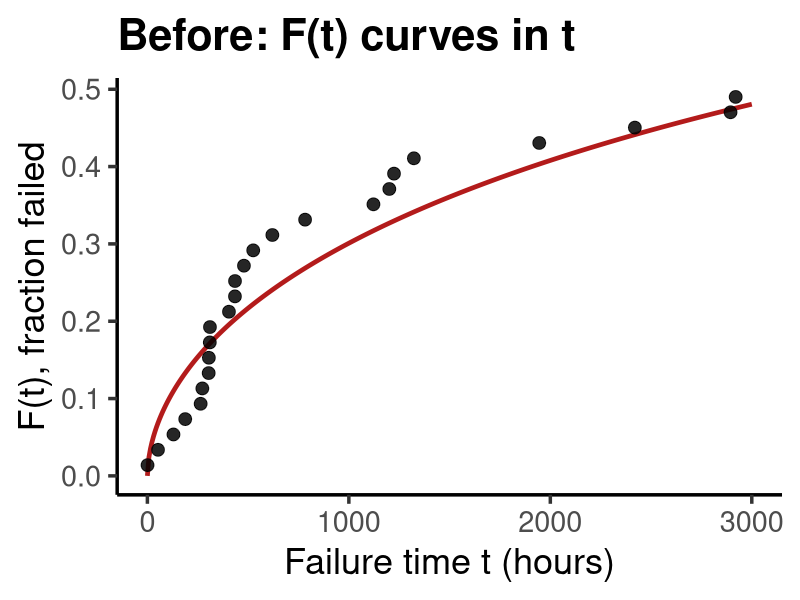
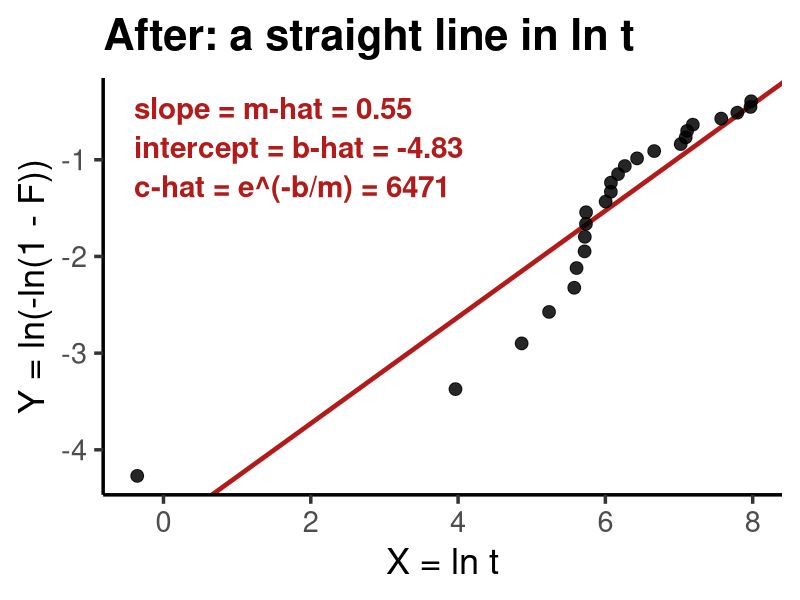
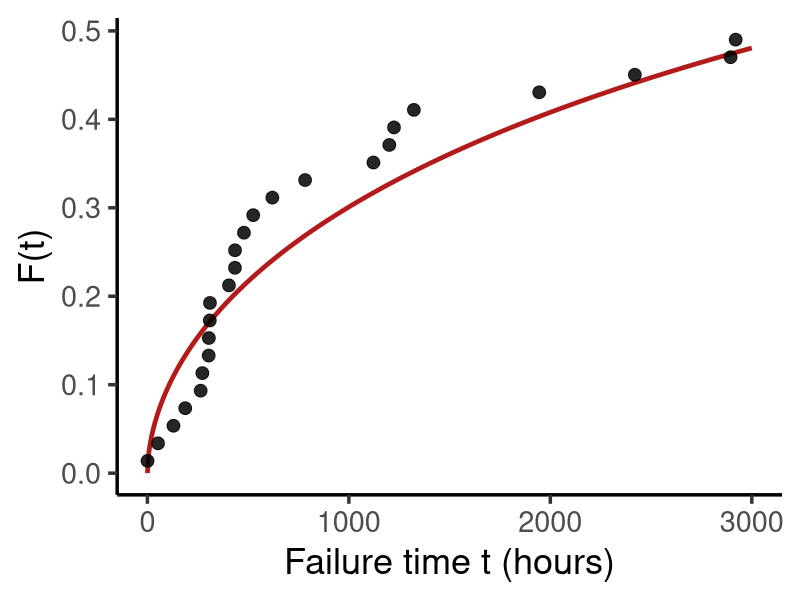
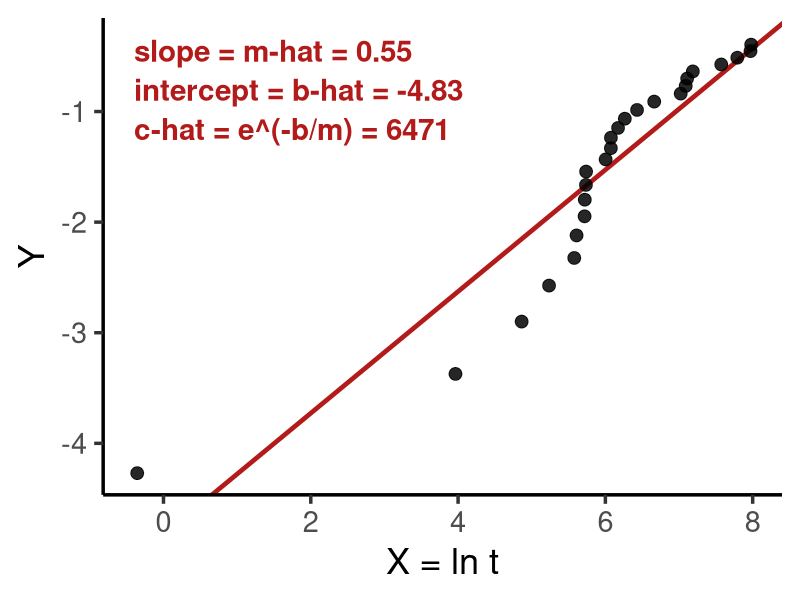

These charts were generated, in order, by the following R code:
# slides_workshop_9_rectification.R ------------------------------------------
#
# Feeds: Workshop 13 (Parameter Estimation) slide "Linear Rectification: what
# it does". The 25 capacitor failure times (50 on test), before and after the
# Weibull rectification: F(t) curves in t; ln(-ln(1 - F)) is a line in ln t.
# Run from the sigma repo root:  Rscript functions/slides_workshop_9_rectification.R
# Writes docs-v3/images/slides/workshop-9/gen_rectify_curve.png, gen_rectify_line.png
# and the wide, untitled pair gen_rectify_curve_wide.png, gen_rectify_line_wide.png
# (the Linear Rectification slide stacks those two; its captions carry the titles)

library(dplyr)
library(ggplot2)
library(readr)

red = "#B31B1B"
out = "docs-v3/images/slides/workshop-9/"

# Rectify: median-rank F, then X = ln t and Y = ln(-ln(1 - F)) ---------------
cap = read_csv("workshops/workshop9_capacitors.csv", show_col_types = FALSE) %>%
  mutate(F = (i - 0.3) / (50 + 0.4), X = log(t), Y = log(-log(1 - F)))
fit = lm(Y ~ X, data = cap)
m_hat = unname(coef(fit)[2]); b_hat = unname(coef(fit)[1])
c_hat = exp(-b_hat / m_hat)
print(round(c(m_hat = m_hat, b_hat = b_hat, c_hat = c_hat), 4))

# 1. Before: F(t_i) against t, with the fitted Weibull CDF ------------------
curve = tibble(t = seq(0, 3000, length.out = 400)) %>%
  mutate(F = 1 - exp(-(t / c_hat)^m_hat))
g1 = ggplot() +
  geom_line(data = curve, aes(x = t, y = F), color = red, linewidth = 1.6) +
  geom_point(data = cap, aes(x = t, y = F), size = 4, alpha = 0.85) +
  labs(title = "Before: F(t) curves in t",
       x = "Failure time t (hours)", y = "F(t), fraction failed") +
  theme_classic(base_size = 26) +
  theme(plot.title = element_text(face = "bold"))
ggsave(paste0(out, "gen_rectify_curve.png"), g1, width = 7, height = 5.6, dpi = 150)

# 2. After: Y against X is a straight line; read m and c off it -------------
lab = paste0("slope = m-hat = ", sprintf("%.2f", m_hat), "\n",
             "intercept = b-hat = ", sprintf("%.2f", b_hat), "\n",
             "c-hat = e^(-b/m) = ", sprintf("%.0f", c_hat))
g2 = ggplot(cap, aes(x = X, y = Y)) +
  geom_abline(intercept = b_hat, slope = m_hat, color = red, linewidth = 1.6) +
  geom_point(size = 4, alpha = 0.85) +
  annotate("text", x = -0.4, y = -0.35, label = lab, hjust = 0, vjust = 1,
           size = 7.5, lineheight = 1.1, color = red, fontface = "bold") +
  labs(title = "After: a straight line in ln t",
       x = "X = ln t", y = "Y = ln(-ln(1 - F))") +
  theme_classic(base_size = 26) +
  theme(plot.title = element_text(face = "bold"))
ggsave(paste0(out, "gen_rectify_line.png"), g2, width = 7, height = 5.6, dpi = 150)

# 3. Wide, untitled versions for the Linear Rectification slide (the slide
#    defines Y and F, so the y labels are short) -----------------------------
ggsave(paste0(out, "gen_rectify_curve_wide.png"), g1 + labs(title = NULL, y = "F(t)"),
       width = 10, height = 3.55, dpi = 150)
ggsave(paste0(out, "gen_rectify_line_wide.png"), g2 + labs(title = NULL, y = "Y"),
       width = 10, height = 3.55, dpi = 150)
